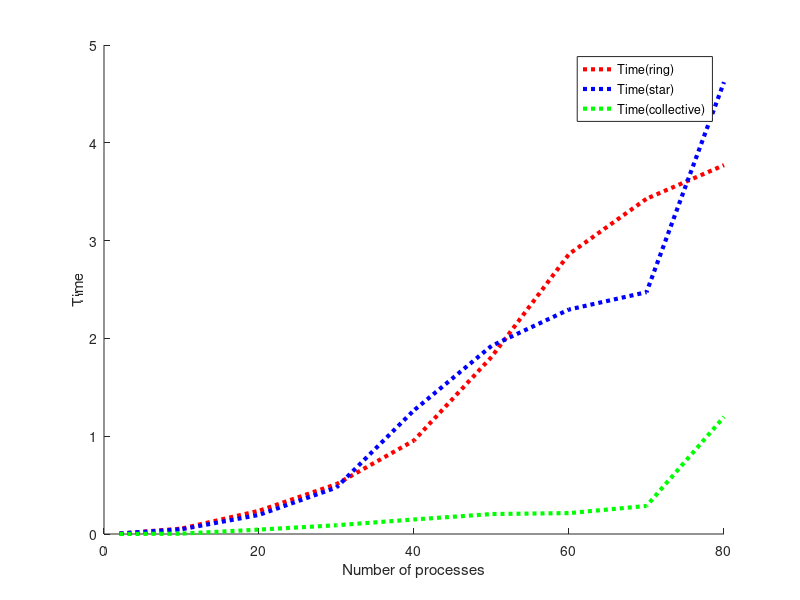

Source code (MATLAB):
file=load('megadata.txt');
x = file(:,1);
y1 = file(:,2);
y2 = file(:,3);
y3 = file(:,4);
hold on
figure(1)
plot(x,y1,'r:','linewidth',3)
xlabel('Number of processes')
ylabel('Time')

plot(x,y2,'b:','linewidth',3)
xlabel('Number of processes')
ylabel('Time')

plot(x,y3,'g:','linewidth',3)
xlabel('Number of processes')
ylabel('Time')
legend('Time(ring)','Time(star)', 'Time(collective)')